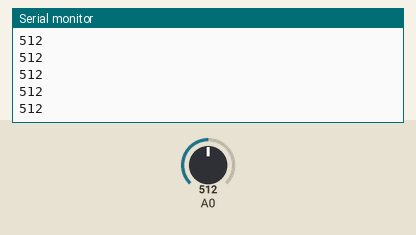
Bench run of a sketch on a simulated ESP8266 (NodeMCU). Shown: the last lines printed to the serial monitor. The test bench sets the inputs (shaded band); at power-on: A0 = 512.

Above: at 1.2 s.
1.3 s: A0 set to 716
At 1.31 s:
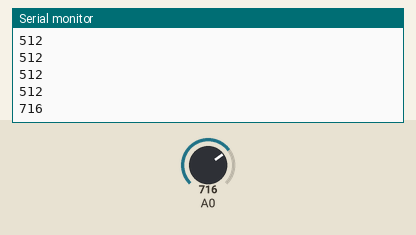
2.8 s: A0 set to 900
At 2.81 s:
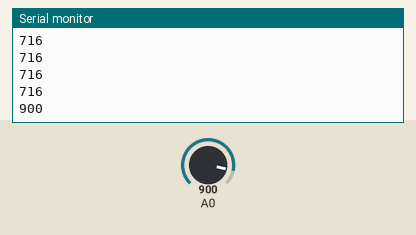
Timing chart, 0 to 5.8 s (numbered marks = the images above; inputs shaded):
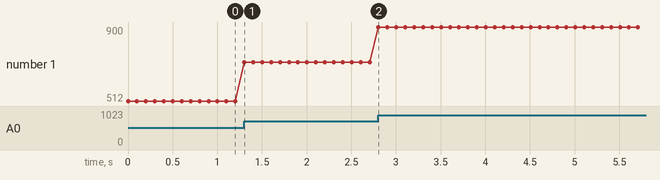

The sketch:

ldr_sensor.ino
```cpp
#define LDRpin D3 // pin where we connected the LDR and the resistor

int LDRValue = 0;     // result of reading the analog pin

void setup()
{
  pinMode(D3,INPUT);
  Serial.begin(9600); // sets serial port for communication
}

void loop()
{
  LDRValue = analogRead(LDRpin); // read the value from the LDR
  Serial.println(LDRValue);      // print the value to the serial port
  delay(100);                    // wait a little
}
```

Measured:
- after the input at 1.3 s, the serial monitor: prints a new line at once (image 1)
- after the input at 2.8 s, the serial monitor: prints a new line at once (image 2)
- plotted number 1: 512 → 716 after the input at 1.3 s, 716 → 900 after the input at 2.8 s
